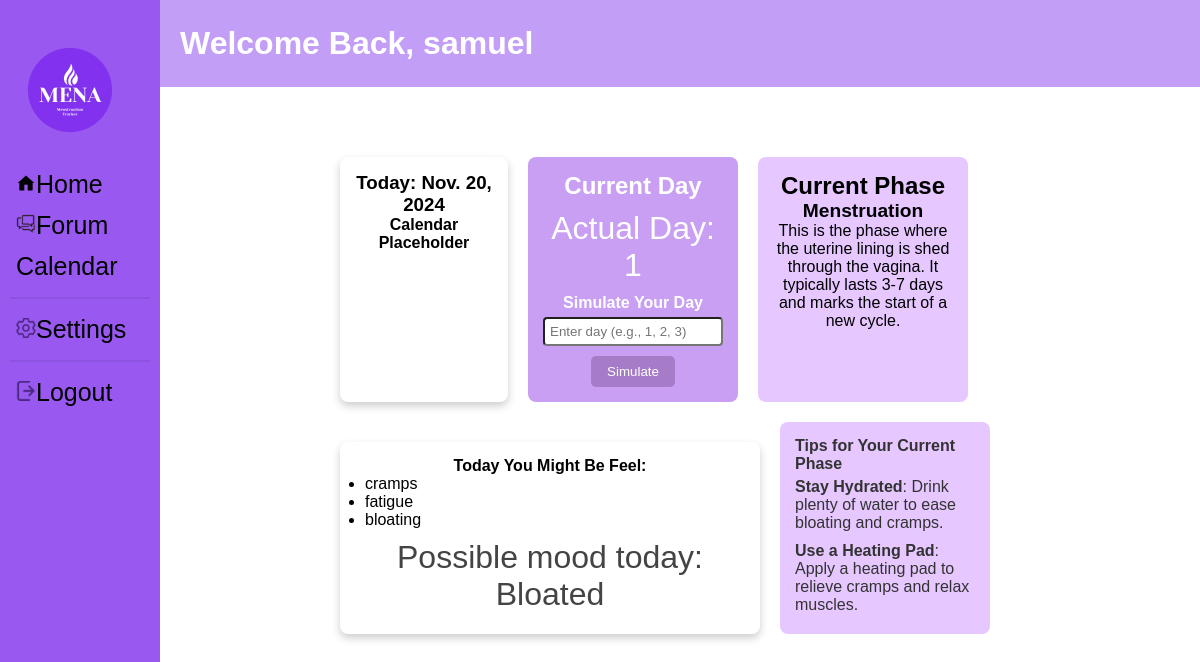
Page /MenaApp/period/ (signed in) on the committed database.
### MenaApp/models.py (models this page shows, shortened)
class CyclePhase(models.Model):
    PHASE_CHOICES = [
        ('menstruation', 'Menstruation'),
        ('follicular', 'Follicular'),
        ('ovulation', 'Ovulation'),
        ('luteal', 'Luteal'),
    ]
    name = models.CharField(max_length=50, choices=PHASE_CHOICES)
    start_day = models.IntegerField()
    end_day = models.IntegerField()
    symptoms = models.TextField()
    description = models.TextField(null=True, blank=True)
    mood = models.TextField()

class Lesson(models.Model):
    PHASE_CHOICES = [
        ('menstruation', 'Menstruation'),
        ('follicular', 'Follicular'),
        ('ovulation', 'Ovulation'),
        ('luteal', 'Luteal'),
    ]
    phase = models.CharField(max_length=50, choices=PHASE_CHOICES)
    title = models.CharField(max_length=100)
    content = models.TextField()

### MenaApp/views.py (the view)
# urls.py: path('period/', views.period_tracker, name='period_tracker'),
@login_required
def period_tracker(request):
    user_period = Period.objects.filter(user=request.user).first()
    simulated_day = None
    current_phase = None
    lessons = []
    if request.method == 'POST':
        form = SimulatedDayForm(request.POST)
        if form.is_valid():
            simulated_day = form.cleaned_data.get('simulated_day')
    else:
        form = SimulatedDayForm()
    actual_day = (date.today() - user_period.start_date).days % user_period.cycle_length if user_period else 1
    current_day = simulated_day or actual_day
    current_phase = CyclePhase.objects.filter(start_day__lte=current_day, end_day__gte=current_day).first()
    if current_phase:
        symptoms_list = [symptom.strip() for symptom in current_phase.symptoms.split(',')]
        moods = current_phase.mood.split(",")
        random_mood = random.choice(moods).strip()
        lessons = Lesson.objects.filter(phase=current_phase.name.lower())
    else:
        symptoms_list = ["No symptoms available."]
        mood = "No mood information available."
    context = {
        'user': request.user,
        'period': user_period,
        'today': date.today(),
        'simulated_day': simulated_day,
        'actual_day': actual_day,
        'current_phase': current_phase,
        'symptoms_list': symptoms_list,
        'mood': random_mood,
        'lessons': lessons,
        'form': form,
    }
    return render(request, 'womendashboard/period_tracker.html', context)

### MenaApp/views.py
class SimulatedDayForm(forms.Form):
    simulated_day = forms.IntegerField(
        label="Simulated Day",
        required=False,
        widget=forms.NumberInput(attrs={'placeholder': 'Enter day (e.g., 1, 2, 3)', 'style': 'width: 100%; padding: 5px; margin-top: 5px; border-radius: 4px;'})
    )

### MenaApp/templates/womendashboard/period_tracker.html (shortened to what this page needs)
{% extends "index/base.html" %}
{% load static %}
{% block content %}
<div style="padding-left: 20px; padding-top: 25px; padding-bottom: 25px; margin-bottom: 50px; margin-right: 0; background-color: #c39ef6;">
    <h1 style="margin: 0; font-size: 32px; color: white;">Welcome Back, {{ user.username }}</h1>
</div>
<div class="main" style="display: flex; flex-wrap: wrap; gap: 20px; padding: 20px;">
    <div class="calendar" style="width: 20%; background: white; padding: 15px; border-radius: 8px; box-shadow: 0 4px 8px rgba(0, 0, 0, 0.2); text-align: center;">
        <h3>Today: {{ today }}</h3>
        <p><strong>Calendar Placeholder</strong></p>
    </div>
    <div class="period-info" style="width: 25%; background-color: #C89FF3; color: white; padding: 15px; border-radius: 8px; text-align: center;">
        <h2>Current Day</h2>
        <p style="font-size: 2em; margin: 10px 0;">
            {% if simulated_day %}
                Simulated Day: {{ simulated_day }}
            {% else %}
                Actual Day: {{ actual_day }}
            {% endif %}
        </p>
        <form method="POST" style="margin-top: 10px;">
            <label for="id_simulated_day" style="font-weight: bold;">Simulate Your Day</label>
            {{ form.simulated_day }}
            <button type="submit" style="margin-top: 10px; padding: 8px 16px; background-color: #A67CC9; color: white; border: none; border-radius: 5px; cursor: pointer;">
                Simulate
            </button>
        </form>
    </div>
    <div class="phase-info" style="width: 25%; background-color: #E6C7FF; padding: 15px; border-radius: 8px; text-align: center;">
        <h2>Current Phase</h2>
        {% if current_phase %}
            <p style="font-size: 1.2em; font-weight: bold;">{{ current_phase.name }}</p>
            <p>{{ current_phase.description }}</p>
        {% else %}
            <p>Phase information not available.</p>
        {% endif %}
    </div>
    <div class="mood" style="width: 50%; background-color: white; padding: 15px; border-radius: 8px; box-shadow: 0 4px 8px rgba(0, 0, 0, 0.2); text-align: center;">
        <h4 style="margin: 0;">Today You Might Be Feel:</h4>
        <ul style="text-align: left; padding-left: 10px;">
            {% for symptom in symptoms_list %}
                <li>{{ symptom }}</li>
            {% endfor %}
        </ul>
        <p style="font-size: 2em; color: #444; margin-top: 10px;">Possible mood today: {{mood}}</p>
    </div>
    <div class="lessons" style="width: 25%; background-color: #E6C7FF; padding: 15px; border-radius: 8px;">
        <h4>Tips for Your Current Phase</h4>
        {% if lessons %}
            <ul style="list-style: none; padding: 0; color: #333;">
                {% for lesson in lessons %}
                    <li>
                        <strong>{{ lesson.title }}</strong>: {{ lesson.content }}
                    </li>
                {% endfor %}
            </ul>
        {% else %}
            <p>No tips available for this phase.</p>
        {% endif %}
    </div>
</div>
{% endblock %}

### MenaApp/templates/index/base.html (shortened to what this page needs)
{% load static %}
<!DOCTYPE html>
<html lang="en">
    <head>
    </head>
    <body>
        <div class="sidenav">
            <img src="{% static 'images/mena.png' %}" alt="Mena" style="margin: 20px;">
            <a href="{% url 'period_tracker' %}"><img src="{% static 'images/home.png' %}" alt="Home" style="width:20px;height:20px;">Home</a>
            <a href="{% url 'forum' %}"><img src="{% static 'images/forum.png' %}" alt="Forum" style="width:20px;height:20px;">Forum</a>
            <a href="{% url 'calendar_view' %}">Calendar</a>
            <hr style="border: 1px solid #8d52de; margin: 10px;">
            <a href="/MenaApp/settings"><img src="{% static 'images/settings.png' %}" alt="Settings" style="width:20px;height:20px;">Settings</a>
            <hr style="border: 1px solid #8d52de; margin: 10px;">
            {% if user.is_authenticated %}
                <form method="POST" action="{% url 'logout' %}">
                    <button type="submit"><img src="{% static 'images/logout.png' %}" alt="Logout" style="width:20px;height:20px;">Logout</button>
                </form>
            {% endif %}
        </div>
        <div id="content" name="content" class="main">
            <div>
                <div>
                    {% block content %}
                    {% endblock %}
                </div>
            </div>
        </div>
    </body>
</html>

### MenaApp/templates/index/base.html (style rules this page uses)
.sidenav { height: 100%; width: 160px; position: fixed; z-index: 1; top: 0; left: 0; background-color: #9959f0; overflow-x: hidden; padding-top: 20px; }
.sidenav a { padding: 6px 8px 6px 16px; text-decoration: none; font-size: 25px; color: black; display: block; }
.sidenav form button { padding: 6px 8px 6px 16px; font-size: 25px; color: black; background: none; border: none; text-align: left; cursor: pointer; width: 100%; font-family: inherit; text-decoration: none; display: block; }
.main { margin-left: 160px; }
* { margin: 0; padding: 0; box-sizing: border-box; }
body { display: flex; height: 100vh; background-color: white; font-family: Arial, sans-serif; }
.calendar { width: 20%; background: white; padding: 15px; border-radius: 8px; box-shadow: 0 0 10px rgba(0, 0, 0, 0.1); text-align: center; }
.period-info { width: 25%; background-color: #C89FF3; color: white; padding: 15px; border-radius: 8px; text-align: center; }
.period-info p { font-size: 2em; margin: 0; }
.period-info button { margin-top: 10px; padding: 8px 16px; background-color: #A67CC9; color: white; border: none; border-radius: 5px; cursor: pointer; }
.mood { width: 100%; background-color: white; padding: 15px; border-radius: 8px; box-shadow: 0 0 10px rgba(0, 0, 0, 0.1); text-align: center; margin-top: 20px; }
.mood h4 { margin: 0; }
.mood p { font-size: 1.8em; color: #444; margin-top: 10px; }
.lessons { width: 25%; background-color: #E6C7FF; padding: 15px; border-radius: 8px; }
.lessons h4 { color: #333; margin-top: 0; }
.lessons ul { list-style: none; padding: 0; color: #333; }
.lessons ul li { padding: 5px 0; }

### rows in the picture
CyclePhase: name "Menstruation", description "This is the phase where the uterine lining is shed through the vagina. It typically lasts 3-7 days and marks the start of a new cycle."
Lesson: title "Stay Hydrated", content "Drink plenty of water to ease bloating and cramps."
Lesson: title "Use a Heating Pad", content "Apply a heating pad to relieve cramps and relax muscles."

### other values in the picture
{{ user.username }} "samuel"
{{ today }} "Nov. 20, 2024"
{{ symptom }} "cramps" "fatigue" "bloating"
{{ mood }} "Bloated"
